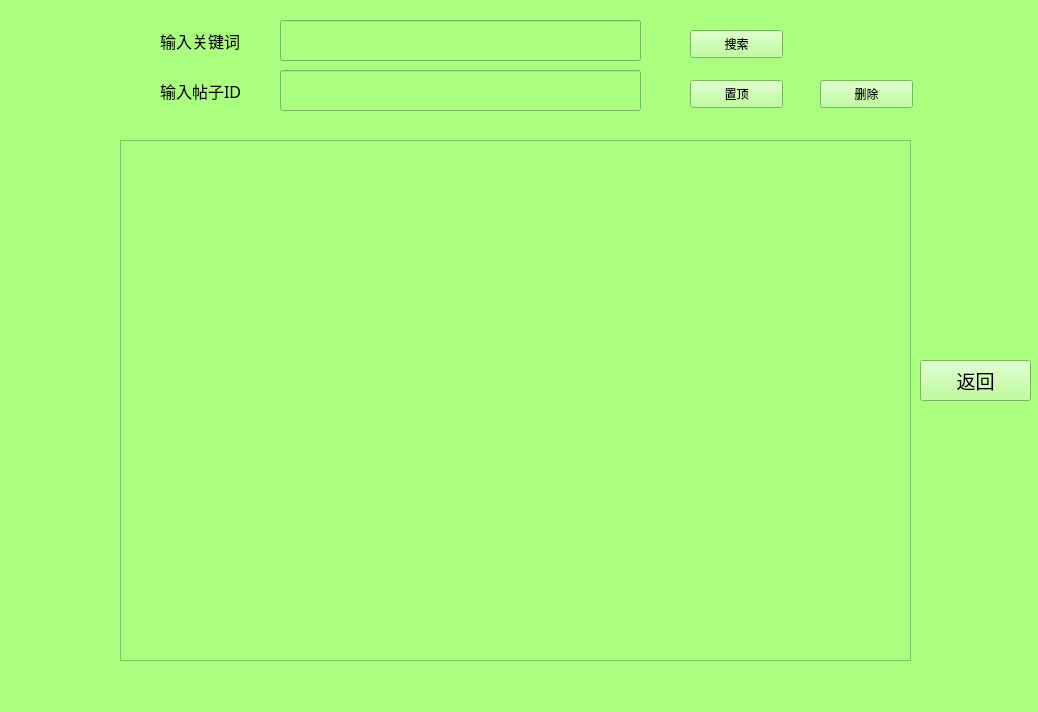
<?xml version="1.0" encoding="UTF-8"?>
<ui version="4.0">
 <class>Form</class>
 <widget class="QWidget" name="Form">
  <property name="geometry">
   <rect>
    <x>0</x>
    <y>0</y>
    <width>1038</width>
    <height>712</height>
   </rect>
  </property>
  <property name="windowTitle">
   <string>Form</string>
  </property>
  <property name="styleSheet">
   <string notr="true">background-color: rgb(170, 255, 127);</string>
  </property>
  <widget class="QLabel" name="label">
   <property name="geometry">
    <rect>
     <x>160</x>
     <y>70</y>
     <width>101</width>
     <height>41</height>
    </rect>
   </property>
   <property name="font">
    <font>
     <family>Adobe Arabic</family>
     <pointsize>12</pointsize>
    </font>
   </property>
   <property name="text">
    <string>输入帖子ID</string>
   </property>
  </widget>
  <widget class="QTextBrowser" name="words">
   <property name="geometry">
    <rect>
     <x>120</x>
     <y>140</y>
     <width>791</width>
     <height>521</height>
    </rect>
   </property>
   <property name="font">
    <font>
     <family>Adobe Arabic</family>
     <pointsize>16</pointsize>
    </font>
   </property>
  </widget>
  <widget class="QPushButton" name="pb2">
   <property name="geometry">
    <rect>
     <x>820</x>
     <y>80</y>
     <width>93</width>
     <height>28</height>
    </rect>
   </property>
   <property name="text">
    <string>删除</string>
   </property>
  </widget>
  <widget class="QLineEdit" name="ids">
   <property name="geometry">
    <rect>
     <x>280</x>
     <y>70</y>
     <width>361</width>
     <height>41</height>
    </rect>
   </property>
   <property name="font">
    <font>
     <family>Adobe Arabic</family>
     <pointsize>12</pointsize>
    </font>
   </property>
  </widget>
  <widget class="QPushButton" name="pb1">
   <property name="geometry">
    <rect>
     <x>690</x>
     <y>80</y>
     <width>93</width>
     <height>28</height>
    </rect>
   </property>
   <property name="text">
    <string>置顶</string>
   </property>
  </widget>
  <widget class="QPushButton" name="back">
   <property name="geometry">
    <rect>
     <x>920</x>
     <y>360</y>
     <width>111</width>
     <height>41</height>
    </rect>
   </property>
   <property name="font">
    <font>
     <family>Adobe Arabic</family>
     <pointsize>14</pointsize>
    </font>
   </property>
   <property name="text">
    <string>返回</string>
   </property>
  </widget>
  <widget class="QLineEdit" name="key">
   <property name="geometry">
    <rect>
     <x>280</x>
     <y>20</y>
     <width>361</width>
     <height>41</height>
    </rect>
   </property>
   <property name="font">
    <font>
     <family>Adobe Arabic</family>
     <pointsize>12</pointsize>
    </font>
   </property>
  </widget>
  <widget class="QLabel" name="label_2">
   <property name="geometry">
    <rect>
     <x>160</x>
     <y>20</y>
     <width>101</width>
     <height>41</height>
    </rect>
   </property>
   <property name="font">
    <font>
     <family>Adobe Arabic</family>
     <pointsize>12</pointsize>
    </font>
   </property>
   <property name="text">
    <string>输入关键词</string>
   </property>
  </widget>
  <widget class="QPushButton" name="pb3">
   <property name="geometry">
    <rect>
     <x>690</x>
     <y>30</y>
     <width>93</width>
     <height>28</height>
    </rect>
   </property>
   <property name="text">
    <string>搜索</string>
   </property>
  </widget>
 </widget>
 <resources/>
 <connections/>
</ui>
